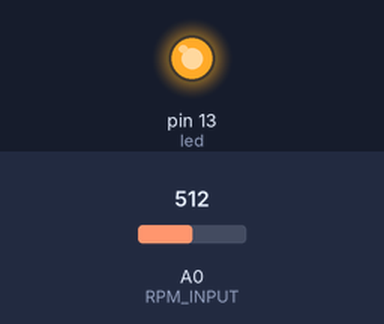
This sketch was run on a simulated Arduino Uno, built with avr-gcc and run on an emulated ATmega328P. Shown: output pins drawn as LEDs (lit = HIGH). The inputs (shaded band) are chosen by the test bench; at power-on: A0 (RPM_INPUT) = 512. What the sketch prints to the serial monitor is not drawn.

Above: at 0.2 s.
At 1.4 s:
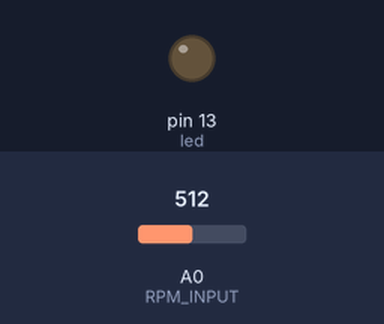
Timing chart, 0 to 2.9 s (numbered marks = the images above):
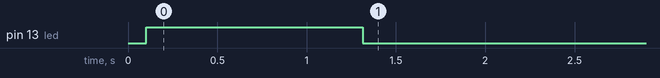

The sketch:

PulseLengthMeasurementVelo.ino
```cpp
/*
	simple interface to get the speed in which the stationary bike is turning.

	Heavily inspired by Ralf Stoffels http://surasto.de/index.php?cat=Hacks&page=Kettler-Hack
*/

// Settings
int RPM_INPUT = A0;
int led = 13;
int state = 0;

int rpmState, lastRpmState;   // Holds the signal state of the RPM input
unsigned long lastMillis;     // Holds the last time
unsigned long lastWriteTime;
unsigned long deltaT=255;

void setup() {
  // initialize serial communication at 9600 bits per second
  pinMode(RPM_INPUT, INPUT);
  pinMode(led, OUTPUT);
  Serial.begin(9600);
}

void loop() {
  int value = getSpeedByte();
  if (value == 1000){
    //nothing todo
  } else if (value < 30){
    Serial.println("nach vorne immer");
    digitalWrite(led, HIGH);
    Serial.println(value);
  } else {
    Serial.println("nach hinten nimmer");
    digitalWrite(led, LOW);
    Serial.println(value);
  }
}


int getSpeedByte(void) {
  int value = 0;
  unsigned long speedByte;
  unsigned long newMillis;
  rpmState = analogRead(RPM_INPUT);

  if ( (rpmState > lastRpmState) && (rpmState >= 100 )){     // rising edge detected
     newMillis = millis();
     deltaT = newMillis - lastMillis;
     lastMillis = newMillis;

     if (deltaT > 510) deltaT = 510;
  }

  lastRpmState = rpmState;
  if (millis()-lastWriteTime > 100) {   // Write every 1000ms
     speedByte = deltaT /2;
     lastWriteTime = millis();
     deltaT += 5;    // Avoids that deltaT becomes 255 if there are no pulses over a longer period
     if (deltaT > 510) deltaT = 510;
     return speedByte;
  }
  return 1000;
}
```

Measured:
- by itself, pin 13 (led): LOW → HIGH at 0.10 s, → LOW 1.2 s later
